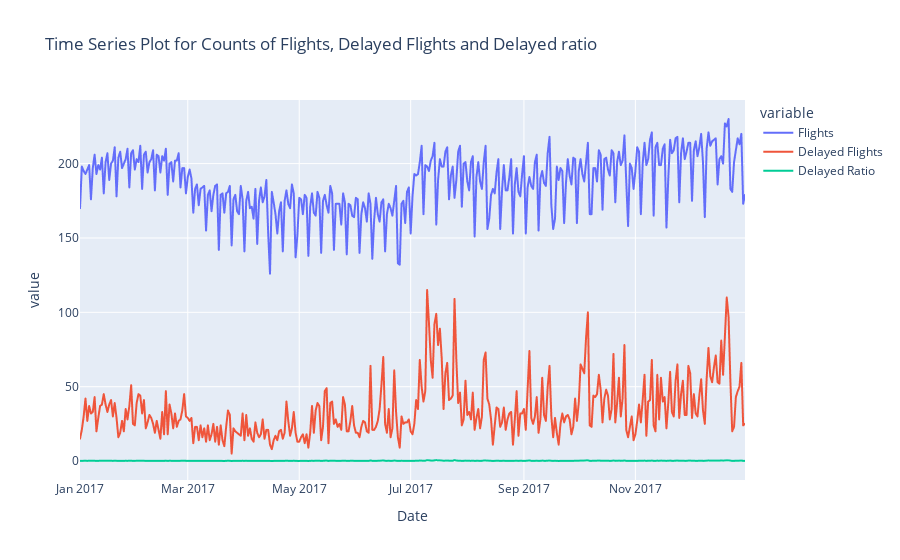

Here is the notebook cell this chart was saved with:
### Markdown cell above
## 3.0 Exploratory Data Analysis
### 3.1 Data Distribution

### Code cell
## 3.1.0 Count of (Delay) Flights and delay ratio by Scheduled time series
date_df = df.groupby([df['Fecha-I'].dt.date])[['Vlo-I']].count().reset_index().rename(columns={'Fecha-I':'Date', 'Vlo-I':'Flights'})
delay_df = df.groupby([df['Fecha-I'].dt.date])[['delay_15']].sum().reset_index().rename(columns={'Fecha-I':'Date', 'delay_15':'Delayed Flights'})
date_df = date_df.join(delay_df.set_index('Date'), how="inner", on='Date')
date_df['Delayed Ratio'] = date_df['Delayed Flights']/date_df['Flights']

fig = px.line(date_df, x='Date', y=date_df.columns, 
              title='Time Series Plot for Counts of Flights, Delayed Flights and Delayed ratio')
fig.show()

### Figure 1 — Plotly figure (JSON) as saved in the notebook; plotly's stock layout.template omitted (floating-point values rounded to 4 significant figures; data arrays with more than 128 entries replaced by an {"elided": "..."} marker saying what was removed)
{"data": [{"hovertemplate": "variable=Flights<br>Date=%{x}<br>value=%{y}<extra></extra>", "legendgroup": "Flights", "line": {"color": "#636efa", "dash": "solid"}, "marker": {"symbol": "circle"}, "mode": "lines", "name": "Flights", "showlegend": true, "type": "scattergl", "x": {"elided": "365 str values"}, "xaxis": "x", "y": {"elided": "365 int values"}, "yaxis": "y"}, {"hovertemplate": "variable=Delayed Flights<br>Date=%{x}<br>value=%{y}<extra></extra>", "legendgroup": "Delayed Flights", "line": {"color": "#EF553B", "dash": "solid"}, "marker": {"symbol": "circle"}, "mode": "lines", "name": "Delayed Flights", "showlegend": true, "type": "scattergl", "x": {"elided": "365 str values"}, "xaxis": "x", "y": {"elided": "365 int values"}, "yaxis": "y"}, {"hovertemplate": "variable=Delayed Ratio<br>Date=%{x}<br>value=%{y}<extra></extra>", "legendgroup": "Delayed Ratio", "line": {"color": "#00cc96", "dash": "solid"}, "marker": {"symbol": "circle"}, "mode": "lines", "name": "Delayed Ratio", "showlegend": true, "type": "scattergl", "x": {"elided": "365 str values"}, "xaxis": "x", "y": {"elided": "365 float values"}, "yaxis": "y"}], "layout": {"legend": {"title": {"text": "variable"}, "tracegroupgap": 0}, "title": {"text": "Time Series Plot for Counts of Flights, Delayed Flights and Delayed ratio"}, "xaxis": {"anchor": "y", "domain": [0, 1], "title": {"text": "Date"}}, "yaxis": {"anchor": "x", "domain": [0, 1], "title": {"text": "value"}}}}
